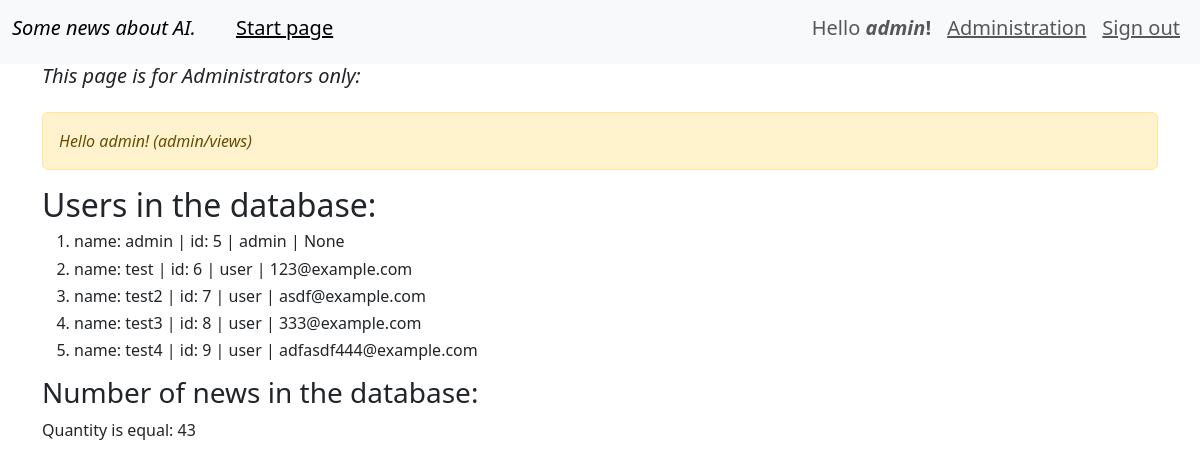
Page /admin/ (signed in) on the earlier database version.
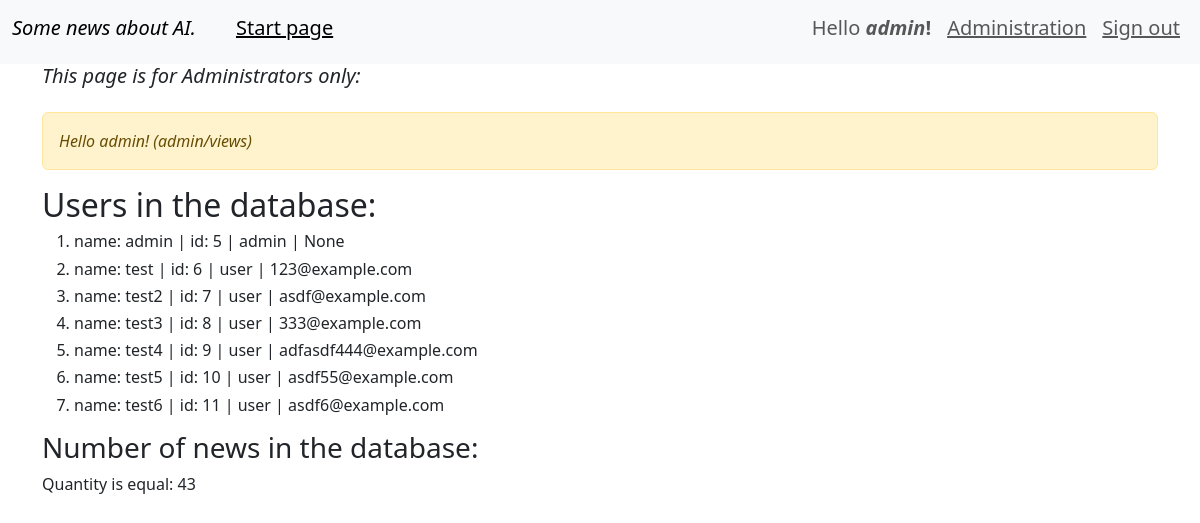
Same page on the later database version.
### webapp/user/models.py (models this page shows, shortened)
class User(db.Model, UserMixin):
    id = db.Column(db.Integer, primary_key=True)
    username = db.Column(db.String(64), index=True, unique=True)
    password = db.Column(db.String(128))
    role = db.Column(db.String(10), index=True)
    email = db.Column(db.String(50))
    @property
    def is_admin(self):
        return self.role == 'admin'

### webapp/admin/views.py (the view)
@blueprint.route('/')
@admin_required
def admin_index():
    if current_user.is_admin:
        flash('Hello admin! (admin/views)')
        title = 'This page is for Administrators only'
        name_user = User.query.filter(User.username.isnot(None)).all()
        news_count = News.query.filter(News.text.isnot(None)).count()
        return render_template('admin/info.html', page_title=title, name_user=name_user, news_count=news_count)
    else:
        flash("You aren't admin.")

### webapp/__init__.py (called while the page is built)
def create_app():
    app = Flask(__name__)                   # create Flask's object
    app.config.from_pyfile('config.py')     # load config.py -> .config + .from_pyfile
    db.init_app(app)                        # initialisation db object (App)
    migrate = Migrate(app, db)              # create object migrate for DB
    login_manager = LoginManager()          # create logMan's object
    login_manager.init_app(app)             # initialisation object
    login_manager.login_view = 'user.login' # name function for this object
    app.register_blueprint(admin_blueprint)
    app.register_blueprint(news_blueprint)
    app.register_blueprint(user_blueprint)   # inithialization user_blueprint
    @login_manager.user_loader
    def load_user(user_id):
        return User.query.get(user_id)
    return app

### webapp/templates/admin/info.html (shortened to what this page needs)
{% extends "base.html" %}
{% block content %}
    <div class='row'>
        <div class='col-12'>
            {% include('messages.html') %}
            <h2>Users in the database:</h2>
            <ol>
            {%for n_users in name_user:%}
            <h6><li>
                <div class="fixed-spaces">
                name: {{n_users.username}}  | id: {{n_users.id}} | {{n_users.role}} | {{n_users.email}}</div>
            </li></h6>
            {%endfor%}
            </ol>
            <h3>Number of news in the database:</h3>
            {%if news_count %}
                Quantity is equal: {{ news_count }}
            {% endif %}
        </div>
    </div>
{% endblock %}

### webapp/templates/menu.html (shortened to what this page needs)
<nav class="navbar navbar-expand-lg bg-body-tertiary">
  <div class="container-fluid">
  <h6><a class="navbar-brand" href="#"><em>Some news about AI.</em></a></h6>
    <div class="collapse navbar-collapse" id="navbarSupportedContent">
      <ul class="navbar-nav me-auto mb-2 mb-lg-0">
        <li class="nav-item">
          <a class="nav-link active" aria-current="page" href="/"><u>                 </u></a>
        </li>
        <li class="nav-item">
          <h5><a class="nav-link active" aria-current="page" href="/"><u>Start page</u></a></h5>
        </li>
      </ul>
      <ul class="navbar-nav">
        {% if current_user.is_authenticated %}
          <li class="nav-item">
            <h5><span class="nav-link">Hello <strong><em>{{ current_user.username }}</em>!</strong></span></h5>
          </li>
          {% if current_user.is_admin %}
            <li class="nav-item">
              <h5><a class="nav-link" href="{{ url_for('admin.admin_index', next=request.full_path) }}"><u>Administration</u></a></h5>
            </li>
          {% endif %}
          <li class="nav-item">
            <h5><a class="nav-link" href="{{ url_for('user.logout', next=request.full_path) }}"><u>Sign out</u></a></h5>
          </li>
        {% endif %}
      </ul>
    </div>
  </div>
</nav>

Differences in the rows shown:
added User: username "test5", id "10", role "user", email "asdf55@example.com"
added User: username "test6", id "11", role "user", email "asdf6@example.com"
